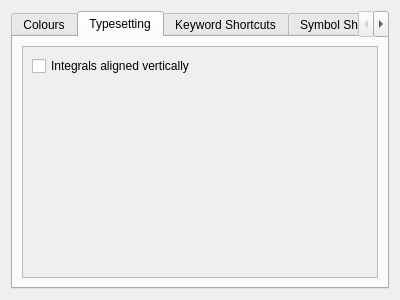
<?xml version="1.0" encoding="UTF-8"?>
<ui version="4.0">
 <class>Preferences</class>
 <widget class="QWidget" name="Preferences">
  <property name="geometry">
   <rect>
    <x>0</x>
    <y>0</y>
    <width>400</width>
    <height>300</height>
   </rect>
  </property>
  <property name="windowTitle">
   <string>Preferences</string>
  </property>
  <layout class="QHBoxLayout" name="horizontalLayout">
   <item>
    <widget class="QTabWidget" name="tabWidget">
     <property name="currentIndex">
      <number>1</number>
     </property>
     <widget class="QWidget" name="colours">
      <attribute name="title">
       <string>Colours</string>
      </attribute>
      <attribute name="toolTip">
       <string>Change the appearance of the editor</string>
      </attribute>
      <layout class="QVBoxLayout" name="verticalLayout">
       <item>
        <widget class="QComboBox" name="colour_dropdown">
         <property name="currentText">
          <string/>
         </property>
        </widget>
       </item>
       <item>
        <widget class="QTableWidget" name="colour_table">
         <property name="editTriggers">
          <set>QAbstractItemView::NoEditTriggers</set>
         </property>
         <property name="selectionMode">
          <enum>QAbstractItemView::NoSelection</enum>
         </property>
        </widget>
       </item>
      </layout>
     </widget>
     <widget class="QWidget" name="tab">
      <attribute name="title">
       <string>Typesetting</string>
      </attribute>
      <layout class="QVBoxLayout" name="verticalLayout_4">
       <item>
        <widget class="QScrollArea" name="scrollArea_2">
         <property name="widgetResizable">
          <bool>true</bool>
         </property>
         <property name="alignment">
          <set>Qt::AlignLeading|Qt::AlignLeft|Qt::AlignTop</set>
         </property>
         <widget class="QWidget" name="scrollAreaWidgetContents_2">
          <property name="geometry">
           <rect>
            <x>0</x>
            <y>0</y>
            <width>358</width>
            <height>232</height>
           </rect>
          </property>
          <layout class="QVBoxLayout" name="verticalLayout_5">
           <item>
            <widget class="QCheckBox" name="integralCheckBox">
             <property name="text">
              <string>Integrals aligned vertically</string>
             </property>
            </widget>
           </item>
           <item>
            <spacer name="verticalSpacer">
             <property name="orientation">
              <enum>Qt::Vertical</enum>
             </property>
             <property name="sizeHint" stdset="0">
              <size>
               <width>20</width>
               <height>40</height>
              </size>
             </property>
            </spacer>
           </item>
          </layout>
         </widget>
        </widget>
       </item>
      </layout>
     </widget>
     <widget class="QWidget" name="Commands">
      <attribute name="title">
       <string>Keyword Shortcuts</string>
      </attribute>
      <layout class="QVBoxLayout" name="verticalLayout_2">
       <item>
        <widget class="QPushButton" name="keywordDefaultsButton">
         <property name="text">
          <string>Reset Defaults</string>
         </property>
        </widget>
       </item>
       <item>
        <widget class="QScrollArea" name="scrollArea">
         <property name="widgetResizable">
          <bool>true</bool>
         </property>
         <widget class="QWidget" name="scrollAreaWidgetContents">
          <property name="geometry">
           <rect>
            <x>0</x>
            <y>0</y>
            <width>358</width>
            <height>172</height>
           </rect>
          </property>
          <layout class="QGridLayout" name="gridLayout"/>
         </widget>
        </widget>
       </item>
       <item>
        <widget class="QPushButton" name="keywordAddButton">
         <property name="text">
          <string>Add Keyword</string>
         </property>
        </widget>
       </item>
      </layout>
     </widget>
     <widget class="QWidget" name="symbolPage">
      <attribute name="title">
       <string>Symbol Shortcuts</string>
      </attribute>
      <layout class="QVBoxLayout" name="verticalLayout_3">
       <item>
        <layout class="QVBoxLayout" name="symbolLayout">
         <item>
          <widget class="QPushButton" name="symbolsDefaultsButton">
           <property name="text">
            <string>Reset Defaults</string>
           </property>
          </widget>
         </item>
         <item>
          <widget class="QPushButton" name="symbolsAddButton">
           <property name="text">
            <string>Add Entry</string>
           </property>
          </widget>
         </item>
        </layout>
       </item>
      </layout>
     </widget>
    </widget>
   </item>
  </layout>
 </widget>
 <resources/>
 <connections/>
</ui>
